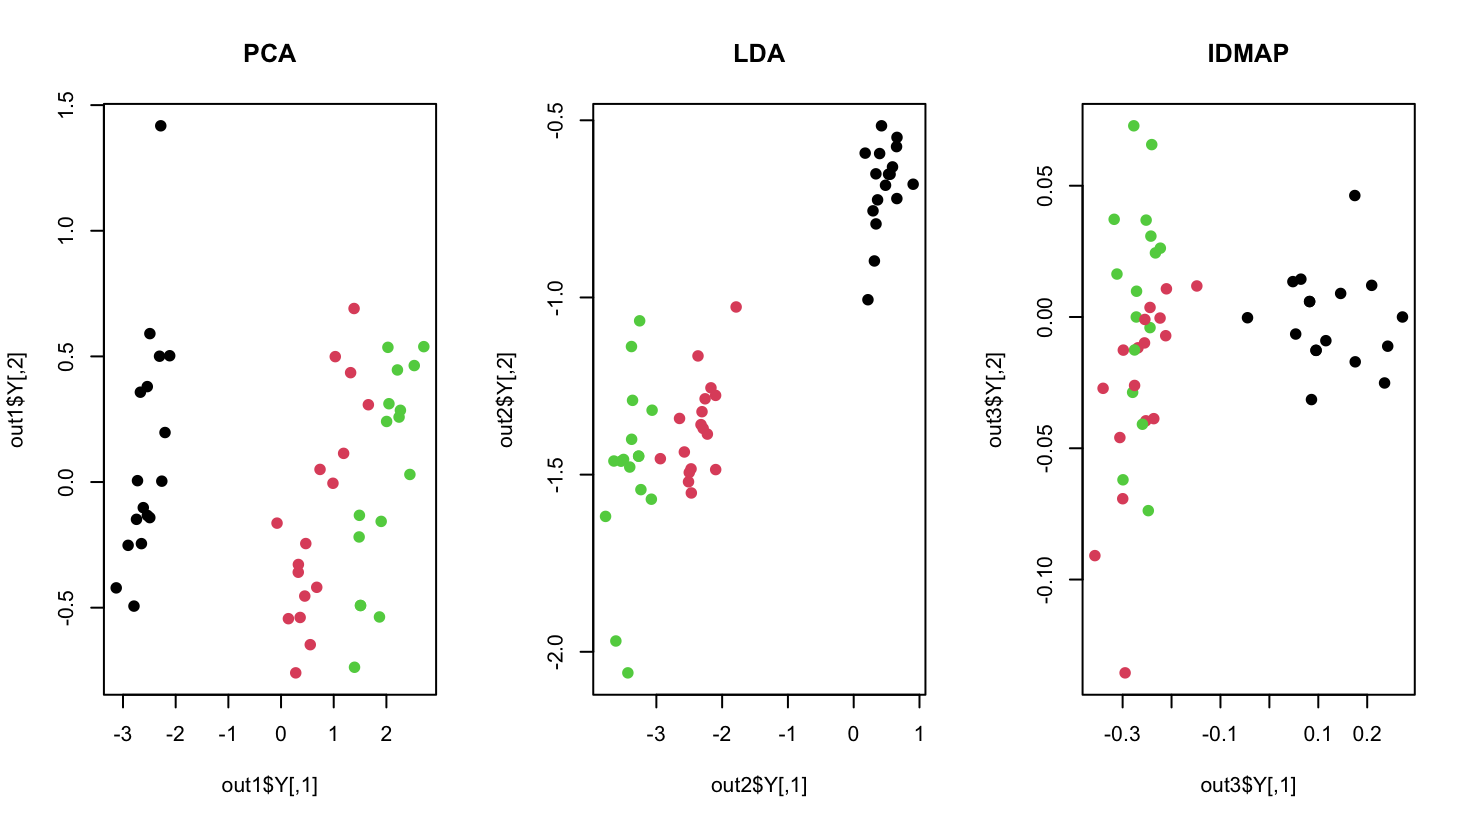

Source code (R):
# do.idmap Interactive Document Map documentation example

library(Rdimtools)

## load iris data
data(iris)
set.seed(100)
subid = sample(1:150,50)
X = as.matrix(iris[subid,1:4])
lab = as.factor(iris[subid,5])
## let's compare with other methods
out1 <- do.pca(X, ndim=2)
out2 <- do.lda(X, ndim=2, label=lab)
out3 <- do.idmap(X, ndim=2, engine="NNP")
## visualize
opar <- par(no.readonly=TRUE)
par(mfrow=c(1,3))
plot(out1$Y, pch=19, col=lab, main="PCA")
plot(out2$Y, pch=19, col=lab, main="LDA")
plot(out3$Y, pch=19, col=lab, main="IDMAP")
par(opar)
